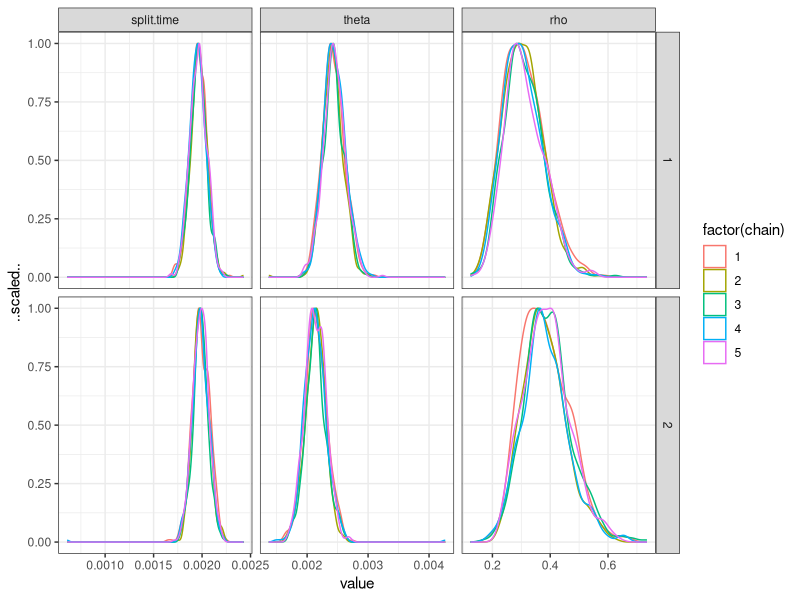

Recreate this plot in R.
library(reshape2)
library(ggplot2)

all.chains <- rbind(data.frame(sim=1,chain=1,read.table('mcmc-sim-1-chain-1.txt', header=TRUE)[,1:3]),
                    data.frame(sim=1,chain=2,read.table('mcmc-sim-1-chain-2.txt', header=TRUE)[,1:3]),
                    data.frame(sim=1,chain=3,read.table('mcmc-sim-1-chain-3.txt', header=TRUE)[,1:3]),
                    data.frame(sim=1,chain=4,read.table('mcmc-sim-1-chain-4.txt', header=TRUE)[,1:3]),
                    data.frame(sim=1,chain=5,read.table('mcmc-sim-1-chain-5.txt', header=TRUE)[,1:3]),
                    data.frame(sim=2,chain=1,read.table('mcmc-sim-2-chain-1.txt', header=TRUE)[,1:3]),
                    data.frame(sim=2,chain=2,read.table('mcmc-sim-2-chain-2.txt', header=TRUE)[,1:3]),
                    data.frame(sim=2,chain=3,read.table('mcmc-sim-2-chain-3.txt', header=TRUE)[,1:3]),
                    data.frame(sim=2,chain=4,read.table('mcmc-sim-2-chain-4.txt', header=TRUE)[,1:3]),
                    data.frame(sim=2,chain=5,read.table('mcmc-sim-2-chain-5.txt', header=TRUE)[,1:3]))
                    

qplot(value, ..scaled.., geom='density', facets=variable~sim, color=factor(chain),
      data=melt(all.chains, id.vars=c('sim','chain'))) +
  facet_grid(sim~variable, scales='free') + theme_bw()
